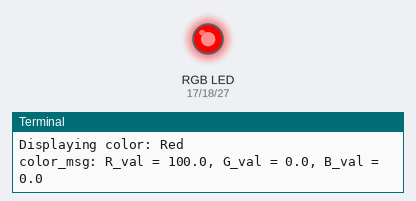
The program below on a simulated Raspberry Pi (BCM pin numbers). On the bench: an RGB LED mixed from three pins (HIGH = lit), the last lines printed to the terminal.

Above: at 0.05 s.
At 0.75 s:
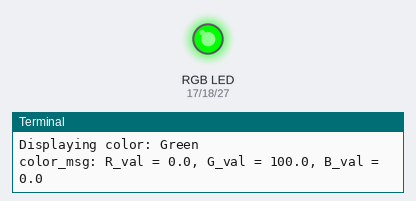
At 1.45 s:
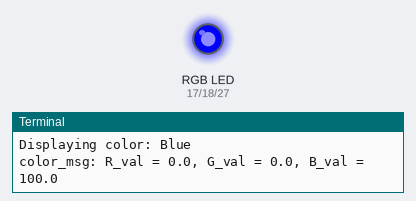
At 1.8 s:
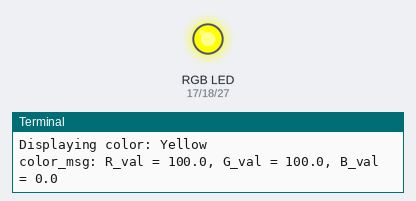
At 2.2 s:
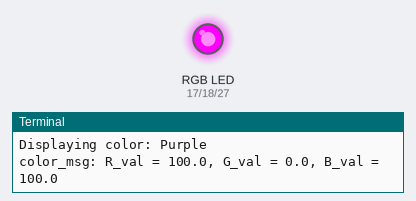
At 2.95 s:
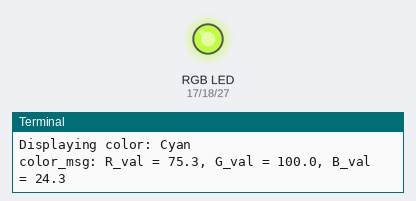
Timing chart, 0 to 6.9 s (numbered marks = the images above):
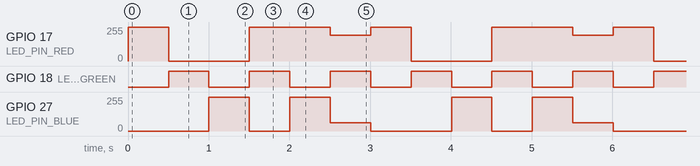

Measured:
- by itself, GPIO 17 (LED_PIN_RED): repeats every 3.0 s: 0/255 1.0 s, 255/255 1.0 s, 192/255 0.50 s, 255/255 0.50 s
- by itself, GPIO 18 (LED_PIN_GREEN): alternates HIGH for 0.50 s and LOW for 0.50 s
- by itself, GPIO 27 (LED_PIN_BLUE): repeats every 3.0 s: 0/255 0.50 s, 255/255 0.50 s, 62/255 0.50 s, 0/255 1.0 s, 255/255 0.50 s

The program:

1.1.2_rgbLed.py
```python
#!/usr/bin/env python3

import RPi.GPIO as GPIO
import time

# Define GPIO pins for the RGB LED
LED_PIN_RED = 17
LED_PIN_GREEN = 18
LED_PIN_BLUE = 27

# Define PWM frequency
PWM_FREQ = 2000

# Define a structure to hold color values and names (using dictionary)
COLORS = [
    {"name": "Red",    "red": 0xff, "green": 0x00, "blue": 0x00},
    {"name": "Green",  "red": 0x00, "green": 0xff, "blue": 0x00},
    {"name": "Blue",   "red": 0x00, "green": 0x00, "blue": 0xff},
    {"name": "Yellow", "red": 0xff, "green": 0xff, "blue": 0x00},
    {"name": "Purple", "red": 0xff, "green": 0x00, "blue": 0xff},
    {"name": "Cyan",   "red": 0xc0, "green": 0xff, "blue": 0x3e}
]

NUM_COLORS = len(COLORS)

# Global PWM objects
p_R = None
p_G = None
p_B = None

def setupHardware():
    """
    Initializes RPi.GPIO and sets up software PWM for RGB LED pins.
    Returns: 0 on success, 1 on failure.
    """
    global p_R, p_G, p_B

    try:
        # Set the GPIO modes to BCM Numbering
        GPIO.setmode(GPIO.BCM)
        # Disable GPIO warnings
        GPIO.setwarnings(False)

        # Set all LedPin's mode to output and initial level to High(3.3v)
        GPIO.setup(LED_PIN_RED, GPIO.OUT, initial=GPIO.HIGH)
        GPIO.setup(LED_PIN_GREEN, GPIO.OUT, initial=GPIO.HIGH)
        GPIO.setup(LED_PIN_BLUE, GPIO.OUT, initial=GPIO.HIGH)

        # Create software PWM on each of the RGB pins with frequency 2KHz
        p_R = GPIO.PWM(LED_PIN_RED, PWM_FREQ)
        p_G = GPIO.PWM(LED_PIN_GREEN, PWM_FREQ)
        p_B = GPIO.PWM(LED_PIN_BLUE, PWM_FREQ)

        # Set all begin with value 0
        p_R.start(0)
        p_G.start(0)
        p_B.start(0)

        print("GPIO setup successful!")
        return 0

    except Exception as e:
        print(f"Failed to setup GPIO: {e}")
        return 1

def MAP(x, in_min, in_max, out_min, out_max):
    """
    Define a MAP function for mapping values. Like from 0~255 to 0~100
    """
    return (x - in_min) * (out_max - out_min) / (in_max - in_min) + out_min

def setLedColor(red, green, blue):
    """
    Sets the RGB LED to a specific color.
    Parameters:
        red   - The red intensity (0-255)
        green - The green intensity (0-255)
        blue  - The blue intensity (0-255)
    """
    # Map color value from 0~255 to 0~100
    R_val = MAP(red, 0, 255, 0, 100)
    G_val = MAP(green, 0, 255, 0, 100)
    B_val = MAP(blue, 0, 255, 0, 100)

    # Change the colors - Assign the mapped duty cycle value to the corresponding PWM channel
    p_R.ChangeDutyCycle(R_val)
    p_G.ChangeDutyCycle(G_val)
    p_B.ChangeDutyCycle(B_val)

    print(f"color_msg: R_val = {R_val:.1f}, G_val = {G_val:.1f}, B_val = {B_val:.1f}")

def colorCycleLoop():
    """
    The main application loop to cycle through a predefined set of colors.
    """
    colorIndex = 0
    while True:
        # Get the current color from the array
        currentColor = COLORS[colorIndex]

        print(f"Displaying color: {currentColor['name']}")

        # Set the LED to the current color
        setLedColor(currentColor['red'], currentColor['green'], currentColor['blue'])

        # Wait for 500ms before changing to the next color
        time.sleep(0.5)

        # Move to the next color, and loop back to the start if at the end
        colorIndex = (colorIndex + 1) % NUM_COLORS

def destroy():
    """
    Clean up function for GPIO resources.
    """
    # Stop all pwm channel
    p_R.stop()
    p_G.stop()
    p_B.stop()
    # Release resource
    GPIO.cleanup()
    print("GPIO cleanup completed")

def main():
    """
    Main function.
    Returns: Integer status code. 0 for success, 1 for error.
    """
    # Initialize the hardware
    if setupHardware() != 0:
        return 1  # Exit if setup fails

    try:
        # Start the color cycling loop
        colorCycleLoop()
    except KeyboardInterrupt:
        # When 'Ctrl+C' is pressed, the program destroy() will be executed
        print("\nProgram interrupted by user")
        destroy()
        return 0
    except Exception as e:
        print(f"An error occurred: {e}")
        destroy()
        return 1

# If run this script directly, do:
if __name__ == '__main__':
    main()
```
